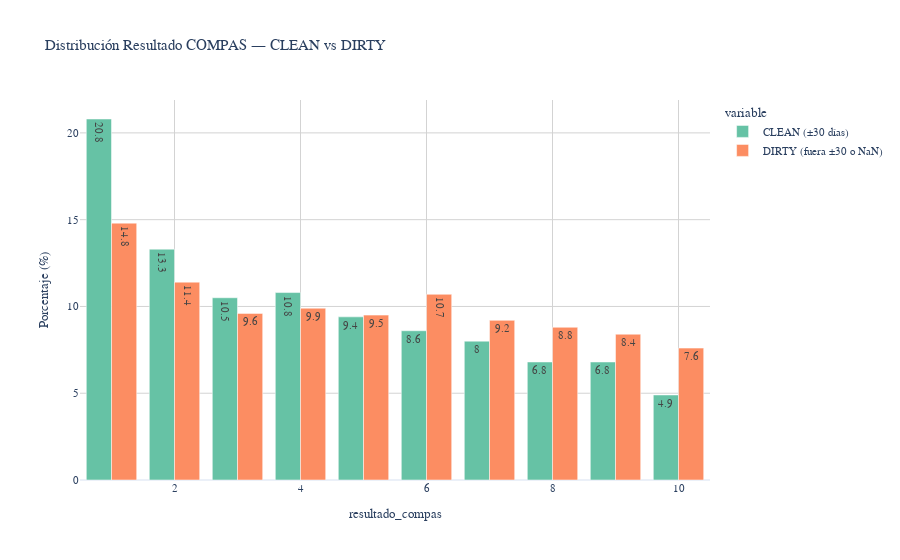
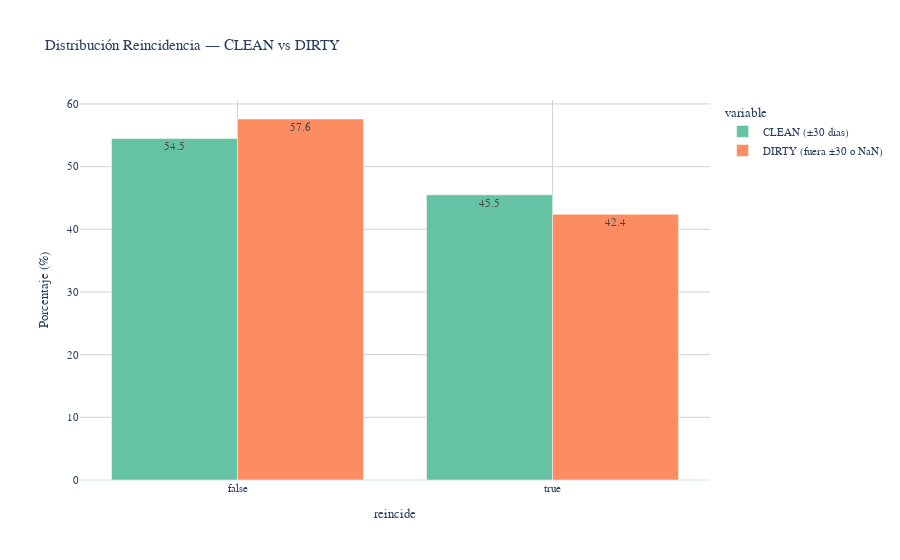

The notebook cell these images were saved under, in order:
### Markdown cell above
En este caso creamos también un dataframe con los datos excluídos para sacar de esos datos insights imporantes.

Vamos a comparar los datos que se quedan fuera comparados con los datos del dataset origianl Twoyears usando el filtrado -30 a +30 días de arresto a Compas.

### Code cell
# Comparar los datos que estoy dejando fuera con los del dataset original:

# --- Configuración ---
SCORE_COL  = 'resultado_compas'   # columna resultado COMPAS
TARGET_COL = 'reincide'     # columna reincidencia
LABEL_A = 'CLEAN (±30 días)'
LABEL_B = 'DIRTY (fuera ±30 o NaN)'

df_a = df_twoyears_clean_diasArrestoCompas.copy()
df_b = df_twoyears_dirty_diasArrestoCompas.copy()

def comparar_columna_plotly(col, titulo):
    # Crear tabla con frecuencias relativas (%)
    s_a = df_a[col].value_counts(normalize=True).mul(100).round(1)
    s_b = df_b[col].value_counts(normalize=True).mul(100).round(1)
    tabla = pd.DataFrame({LABEL_A: s_a, LABEL_B: s_b}).fillna(0).reset_index().rename(columns={'index': col})
    
    # Gráfico de barras agrupadas
    fig = px.bar(tabla, x=col, y=[LABEL_A, LABEL_B], barmode='group', text_auto=True,
                 title=titulo)
    
    # Estilo solicitado
    fig.update_layout(
        xaxis_title=col,
        yaxis_title='Porcentaje (%)',
        plot_bgcolor='rgba(255,255,255,1)',
        xaxis_showgrid=True, xaxis_gridcolor='lightgrey',
        yaxis_showgrid=True, yaxis_gridcolor='lightgrey'
    )
    fig.show()
    return tabla

# --- Comparaciones ---
tabla_score = comparar_columna_plotly(SCORE_COL, "Distribución Resultado COMPAS — CLEAN vs DIRTY")
tabla_reinc = comparar_columna_plotly(TARGET_COL, "Distribución Reincidencia — CLEAN vs DIRTY")

### Figure 1 — Plotly figure (JSON) as saved in the notebook; plotly's stock layout.template omitted (floating-point values rounded to 4 significant figures)
{"data": [{"alignmentgroup": "True", "hovertemplate": "variable=CLEAN (±30 días)<br>resultado_compas=%{x}<br>value=%{y}<extra></extra>", "legendgroup": "CLEAN (±30 días)", "marker": {"color": "rgb(102,194,165)", "pattern": {"shape": ""}}, "name": "CLEAN (±30 días)", "offsetgroup": "CLEAN (±30 días)", "orientation": "v", "showlegend": true, "textposition": "auto", "texttemplate": "%{y}", "type": "bar", "x": [1, 2, 3, 4, 5, 6, 7, 8, 9, 10], "xaxis": "x", "y": [20.8, 13.3, 10.5, 10.8, 9.4, 8.6, 8.0, 6.8, 6.8, 4.9], "yaxis": "y"}, {"alignmentgroup": "True", "hovertemplate": "variable=DIRTY (fuera ±30 o NaN)<br>resultado_compas=%{x}<br>value=%{y}<extra></extra>", "legendgroup": "DIRTY (fuera ±30 o NaN)", "marker": {"color": "rgb(252,141,98)", "pattern": {"shape": ""}}, "name": "DIRTY (fuera ±30 o NaN)", "offsetgroup": "DIRTY (fuera ±30 o NaN)", "orientation": "v", "showlegend": true, "textposition": "auto", "texttemplate": "%{y}", "type": "bar", "x": [1, 2, 3, 4, 5, 6, 7, 8, 9, 10], "xaxis": "x", "y": [14.8, 11.4, 9.6, 9.9, 9.5, 10.7, 9.2, 8.8, 8.4, 7.6], "yaxis": "y"}], "layout": {"barmode": "group", "legend": {"title": {"text": "variable"}, "tracegroupgap": 0}, "plot_bgcolor": "rgba(255,255,255,1)", "title": {"text": "Distribución Resultado COMPAS — CLEAN vs DIRTY"}, "xaxis": {"anchor": "y", "domain": [0, 1], "gridcolor": "lightgrey", "showgrid": true, "title": {"text": "resultado_compas"}}, "yaxis": {"anchor": "x", "domain": [0, 1], "gridcolor": "lightgrey", "showgrid": true, "title": {"text": "Porcentaje (%)"}}}}

### Figure 2 — Plotly figure (JSON) as saved in the notebook; plotly's stock layout.template omitted (floating-point values rounded to 4 significant figures)
{"data": [{"alignmentgroup": "True", "hovertemplate": "variable=CLEAN (±30 días)<br>reincide=%{x}<br>value=%{y}<extra></extra>", "legendgroup": "CLEAN (±30 días)", "marker": {"color": "rgb(102,194,165)", "pattern": {"shape": ""}}, "name": "CLEAN (±30 días)", "offsetgroup": "CLEAN (±30 días)", "orientation": "v", "showlegend": true, "textposition": "auto", "texttemplate": "%{y}", "type": "bar", "x": [false, true], "xaxis": "x", "y": [54.5, 45.5], "yaxis": "y"}, {"alignmentgroup": "True", "hovertemplate": "variable=DIRTY (fuera ±30 o NaN)<br>reincide=%{x}<br>value=%{y}<extra></extra>", "legendgroup": "DIRTY (fuera ±30 o NaN)", "marker": {"color": "rgb(252,141,98)", "pattern": {"shape": ""}}, "name": "DIRTY (fuera ±30 o NaN)", "offsetgroup": "DIRTY (fuera ±30 o NaN)", "orientation": "v", "showlegend": true, "textposition": "auto", "texttemplate": "%{y}", "type": "bar", "x": [false, true], "xaxis": "x", "y": [57.6, 42.4], "yaxis": "y"}], "layout": {"barmode": "group", "legend": {"title": {"text": "variable"}, "tracegroupgap": 0}, "plot_bgcolor": "rgba(255,255,255,1)", "title": {"text": "Distribución Reincidencia — CLEAN vs DIRTY"}, "xaxis": {"anchor": "y", "domain": [0, 1], "gridcolor": "lightgrey", "showgrid": true, "title": {"text": "reincide"}}, "yaxis": {"anchor": "x", "domain": [0, 1], "gridcolor": "lightgrey", "showgrid": true, "title": {"text": "Porcentaje (%)"}}}}
